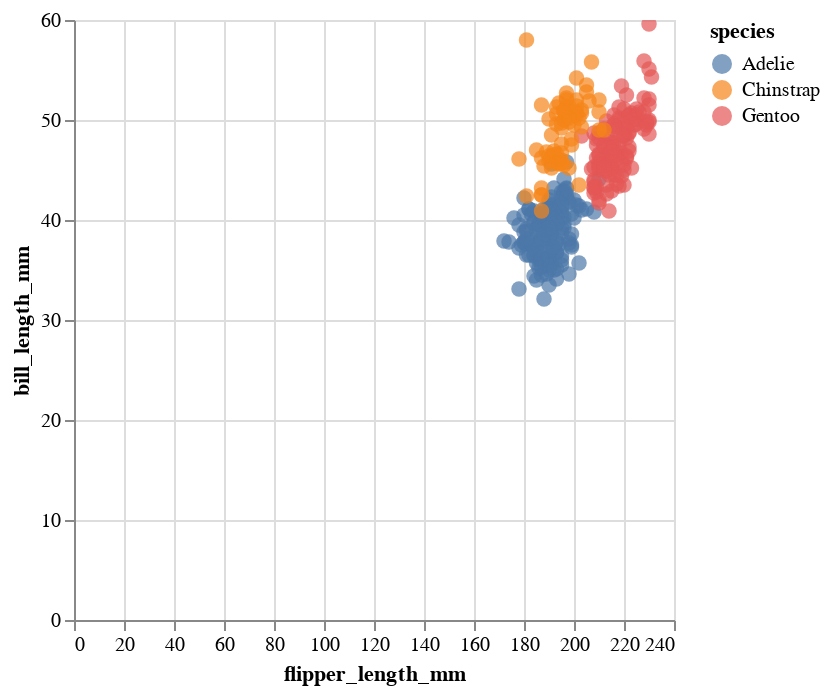

The code cell stored with this chart in its notebook:
### Markdown cell above
Let's try out our flipper length vs bill length example:

### Code cell
# Step 1: Initialize the chart with the data
chart = alt.Chart(penguins)

# Step 2: Define what kind of marks to use
chart = chart.mark_circle(size=60)

# Step 3: Encode the visual channels
chart = chart.encode(
    x="flipper_length_mm",
    y="bill_length_mm",
    color="species", 
    tooltip=["species", "flipper_length_mm", "bill_length_mm", "island", "sex"],
)

# Optional: Make the chart interactive
chart.interactive()

### Figure 1 — Vega-Lite specification as saved in the notebook (floating-point values rounded to 4 significant figures; data arrays with more than 128 entries replaced by an {"elided": "..."} marker saying what was removed)
{"config": {"view": {"continuousWidth": 300, "continuousHeight": 300}}, "data": {"name": "data-d845c810a85f4a52a4f81efae2265160"}, "mark": {"type": "circle", "size": 60}, "encoding": {"color": {"field": "species", "type": "nominal"}, "tooltip": [{"field": "species", "type": "nominal"}, {"field": "flipper_length_mm", "type": "quantitative"}, {"field": "bill_length_mm", "type": "quantitative"}, {"field": "island", "type": "nominal"}, {"field": "sex", "type": "nominal"}], "x": {"field": "flipper_length_mm", "type": "quantitative"}, "y": {"field": "bill_length_mm", "type": "quantitative"}}, "params": [{"name": "param_1", "select": {"type": "interval", "encodings": ["x", "y"]}, "bind": "scales"}], "$schema": "https://vega.github.io/schema/vega-lite/v5.17.0.json", "datasets": {"data-d845c810a85f4a52a4f81efae2265160": {"elided": "344 records"}}}
